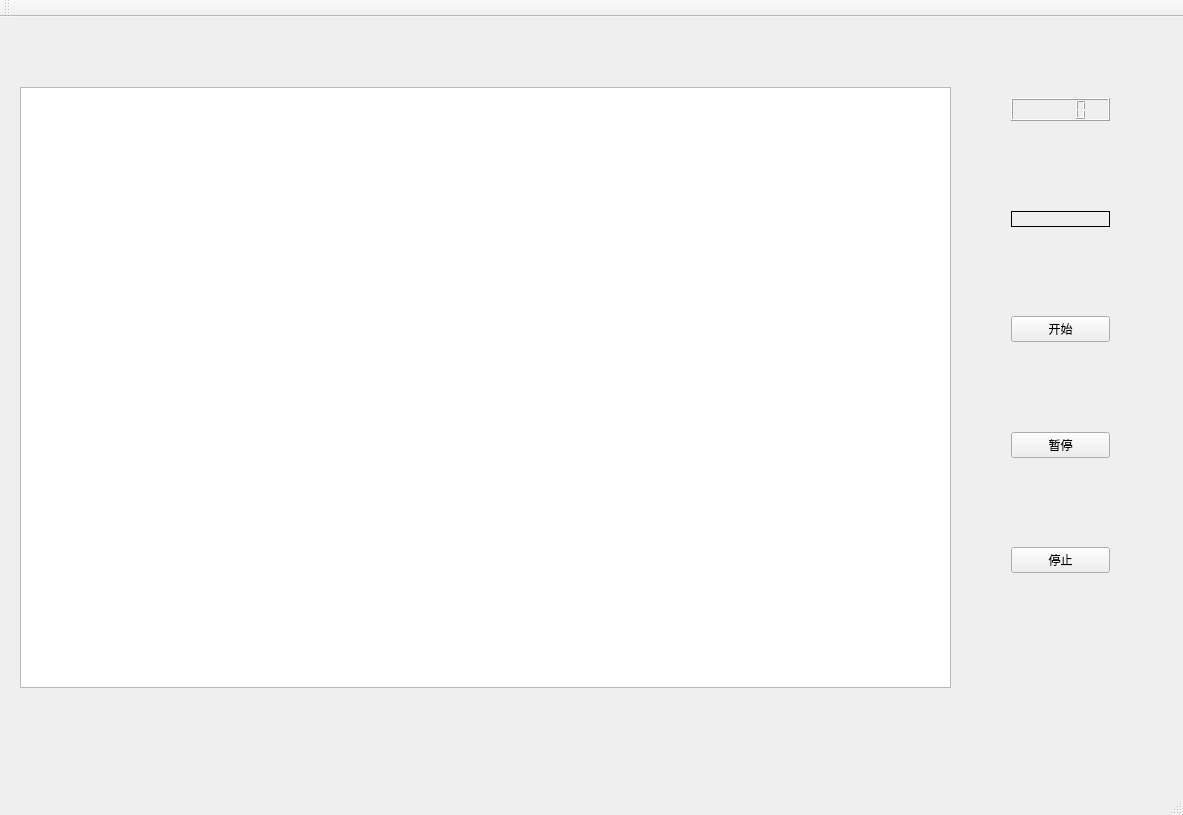
<?xml version="1.0" encoding="UTF-8"?>
<ui version="4.0">
 <class>MainWindow</class>
 <widget class="QMainWindow" name="MainWindow">
  <property name="geometry">
   <rect>
    <x>0</x>
    <y>0</y>
    <width>1183</width>
    <height>815</height>
   </rect>
  </property>
  <property name="windowTitle">
   <string>打地鼠</string>
  </property>
  <widget class="QWidget" name="centralWidget">
   <widget class="QWidget" name="layoutWidget">
    <property name="geometry">
     <rect>
      <x>1000</x>
      <y>70</y>
      <width>121</width>
      <height>581</height>
     </rect>
    </property>
    <layout class="QVBoxLayout" name="verticalLayout">
     <item>
      <widget class="QLCDNumber" name="lcdNumber"/>
     </item>
     <item>
      <spacer name="verticalSpacer_5">
       <property name="orientation">
        <enum>Qt::Vertical</enum>
       </property>
       <property name="sizeHint" stdset="0">
        <size>
         <width>20</width>
         <height>40</height>
        </size>
       </property>
      </spacer>
     </item>
     <item>
      <widget class="QLabel" name="label">
       <property name="frameShape">
        <enum>QFrame::Box</enum>
       </property>
       <property name="text">
        <string/>
       </property>
      </widget>
     </item>
     <item>
      <spacer name="verticalSpacer">
       <property name="orientation">
        <enum>Qt::Vertical</enum>
       </property>
       <property name="sizeHint" stdset="0">
        <size>
         <width>20</width>
         <height>40</height>
        </size>
       </property>
      </spacer>
     </item>
     <item>
      <widget class="QPushButton" name="btn_start">
       <property name="text">
        <string>开始</string>
       </property>
      </widget>
     </item>
     <item>
      <spacer name="verticalSpacer_3">
       <property name="orientation">
        <enum>Qt::Vertical</enum>
       </property>
       <property name="sizeHint" stdset="0">
        <size>
         <width>20</width>
         <height>40</height>
        </size>
       </property>
      </spacer>
     </item>
     <item>
      <widget class="QPushButton" name="btn_pause">
       <property name="text">
        <string>暂停</string>
       </property>
      </widget>
     </item>
     <item>
      <spacer name="verticalSpacer_4">
       <property name="orientation">
        <enum>Qt::Vertical</enum>
       </property>
       <property name="sizeHint" stdset="0">
        <size>
         <width>20</width>
         <height>40</height>
        </size>
       </property>
      </spacer>
     </item>
     <item>
      <widget class="QPushButton" name="btn_stop">
       <property name="text">
        <string>停止</string>
       </property>
      </widget>
     </item>
     <item>
      <spacer name="verticalSpacer_2">
       <property name="orientation">
        <enum>Qt::Vertical</enum>
       </property>
       <property name="sizeHint" stdset="0">
        <size>
         <width>20</width>
         <height>40</height>
        </size>
       </property>
      </spacer>
     </item>
    </layout>
   </widget>
   <widget class="QGraphicsView" name="graphicsView">
    <property name="geometry">
     <rect>
      <x>20</x>
      <y>70</y>
      <width>931</width>
      <height>601</height>
     </rect>
    </property>
   </widget>
  </widget>
  <widget class="QMenuBar" name="menuBar">
   <property name="geometry">
    <rect>
     <x>0</x>
     <y>0</y>
     <width>1183</width>
     <height>26</height>
    </rect>
   </property>
  </widget>
  <widget class="QToolBar" name="mainToolBar">
   <attribute name="toolBarArea">
    <enum>TopToolBarArea</enum>
   </attribute>
   <attribute name="toolBarBreak">
    <bool>false</bool>
   </attribute>
  </widget>
  <widget class="QStatusBar" name="statusBar"/>
 </widget>
 <layoutdefault spacing="6" margin="11"/>
 <resources/>
 <connections/>
</ui>
